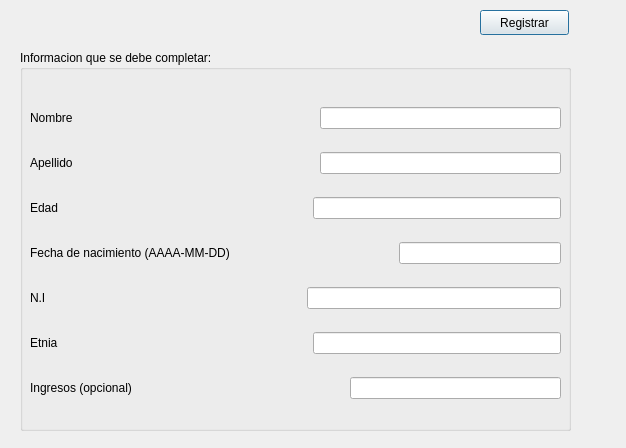
<?xml version="1.0" encoding="UTF-8"?>
<ui version="4.0">
 <class>crear_pac</class>
 <widget class="QDialog" name="crear_pac">
  <property name="geometry">
   <rect>
    <x>0</x>
    <y>0</y>
    <width>626</width>
    <height>448</height>
   </rect>
  </property>
  <property name="windowTitle">
   <string>Dialog</string>
  </property>
  <widget class="QGroupBox" name="groupBox">
   <property name="geometry">
    <rect>
     <x>20</x>
     <y>50</y>
     <width>551</width>
     <height>381</height>
    </rect>
   </property>
   <property name="title">
    <string>Informacion que se debe completar:</string>
   </property>
   <widget class="QWidget" name="layoutWidget">
    <property name="geometry">
     <rect>
      <x>10</x>
      <y>40</y>
      <width>531</width>
      <height>331</height>
     </rect>
    </property>
    <layout class="QGridLayout" name="gridLayout_2">
     <item row="0" column="0">
      <layout class="QHBoxLayout" name="horizontalLayout">
       <item>
        <widget class="QLabel" name="label_7">
         <property name="text">
          <string>Nombre</string>
         </property>
        </widget>
       </item>
       <item>
        <spacer name="horizontalSpacer">
         <property name="orientation">
          <enum>Qt::Horizontal</enum>
         </property>
         <property name="sizeHint" stdset="0">
          <size>
           <width>40</width>
           <height>20</height>
          </size>
         </property>
        </spacer>
       </item>
       <item>
        <widget class="QLineEdit" name="lineEdit_2">
         <property name="readOnly">
          <bool>false</bool>
         </property>
        </widget>
       </item>
      </layout>
     </item>
     <item row="1" column="0">
      <layout class="QHBoxLayout" name="horizontalLayout_2">
       <item>
        <widget class="QLabel" name="label_2">
         <property name="text">
          <string>Apellido</string>
         </property>
        </widget>
       </item>
       <item>
        <spacer name="horizontalSpacer_2">
         <property name="orientation">
          <enum>Qt::Horizontal</enum>
         </property>
         <property name="sizeHint" stdset="0">
          <size>
           <width>40</width>
           <height>20</height>
          </size>
         </property>
        </spacer>
       </item>
       <item>
        <widget class="QLineEdit" name="lineEdit_3">
         <property name="readOnly">
          <bool>false</bool>
         </property>
        </widget>
       </item>
      </layout>
     </item>
     <item row="2" column="0">
      <layout class="QHBoxLayout" name="horizontalLayout_3">
       <item>
        <widget class="QLabel" name="label_8">
         <property name="text">
          <string>Edad</string>
         </property>
        </widget>
       </item>
       <item>
        <spacer name="horizontalSpacer_3">
         <property name="orientation">
          <enum>Qt::Horizontal</enum>
         </property>
         <property name="sizeHint" stdset="0">
          <size>
           <width>40</width>
           <height>20</height>
          </size>
         </property>
        </spacer>
       </item>
       <item>
        <widget class="QLineEdit" name="lineEdit_4">
         <property name="readOnly">
          <bool>false</bool>
         </property>
        </widget>
       </item>
      </layout>
     </item>
     <item row="3" column="0">
      <layout class="QHBoxLayout" name="horizontalLayout_4">
       <item>
        <widget class="QLabel" name="label_3">
         <property name="text">
          <string>Fecha de nacimiento (AAAA-MM-DD)</string>
         </property>
        </widget>
       </item>
       <item>
        <spacer name="horizontalSpacer_7">
         <property name="orientation">
          <enum>Qt::Horizontal</enum>
         </property>
         <property name="sizeHint" stdset="0">
          <size>
           <width>40</width>
           <height>20</height>
          </size>
         </property>
        </spacer>
       </item>
       <item>
        <widget class="QLineEdit" name="lineEdit_7">
         <property name="readOnly">
          <bool>false</bool>
         </property>
        </widget>
       </item>
      </layout>
     </item>
     <item row="4" column="0">
      <layout class="QHBoxLayout" name="horizontalLayout_5">
       <item>
        <widget class="QLabel" name="label_4">
         <property name="text">
          <string>N.I</string>
         </property>
        </widget>
       </item>
       <item>
        <spacer name="horizontalSpacer_4">
         <property name="orientation">
          <enum>Qt::Horizontal</enum>
         </property>
         <property name="sizeHint" stdset="0">
          <size>
           <width>40</width>
           <height>20</height>
          </size>
         </property>
        </spacer>
       </item>
       <item>
        <widget class="QLineEdit" name="lineEdit_6">
         <property name="readOnly">
          <bool>false</bool>
         </property>
        </widget>
       </item>
      </layout>
     </item>
     <item row="5" column="0">
      <layout class="QHBoxLayout" name="horizontalLayout_6">
       <item>
        <widget class="QLabel" name="label_5">
         <property name="text">
          <string>Etnia</string>
         </property>
        </widget>
       </item>
       <item>
        <spacer name="horizontalSpacer_5">
         <property name="orientation">
          <enum>Qt::Horizontal</enum>
         </property>
         <property name="sizeHint" stdset="0">
          <size>
           <width>40</width>
           <height>20</height>
          </size>
         </property>
        </spacer>
       </item>
       <item>
        <widget class="QLineEdit" name="lineEdit_5">
         <property name="readOnly">
          <bool>false</bool>
         </property>
        </widget>
       </item>
      </layout>
     </item>
     <item row="6" column="0">
      <layout class="QHBoxLayout" name="horizontalLayout_7">
       <item>
        <widget class="QLabel" name="label_6">
         <property name="text">
          <string>Ingresos (opcional)</string>
         </property>
        </widget>
       </item>
       <item>
        <spacer name="horizontalSpacer_6">
         <property name="orientation">
          <enum>Qt::Horizontal</enum>
         </property>
         <property name="sizeHint" stdset="0">
          <size>
           <width>40</width>
           <height>20</height>
          </size>
         </property>
        </spacer>
       </item>
       <item>
        <widget class="QLineEdit" name="lineEdit_8">
         <property name="readOnly">
          <bool>false</bool>
         </property>
        </widget>
       </item>
      </layout>
     </item>
    </layout>
   </widget>
  </widget>
  <widget class="QPushButton" name="Registra_paci">
   <property name="geometry">
    <rect>
     <x>480</x>
     <y>10</y>
     <width>89</width>
     <height>25</height>
    </rect>
   </property>
   <property name="text">
    <string>Registrar</string>
   </property>
  </widget>
 </widget>
 <resources/>
 <connections/>
</ui>
